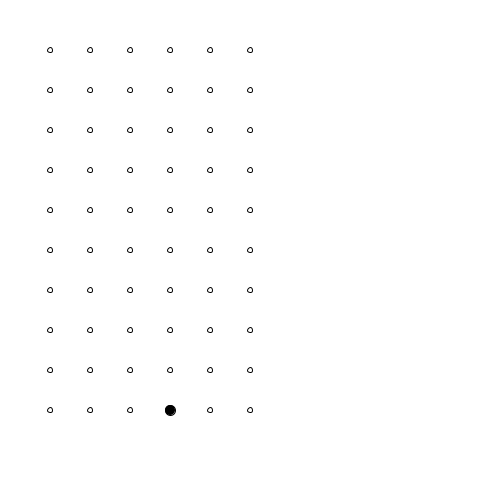
Frame 1 (no input)
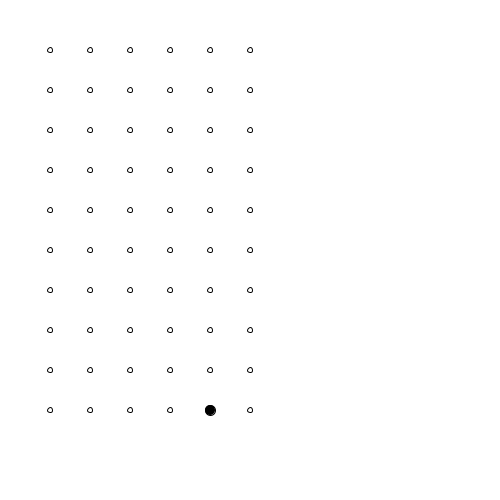
Frame 60 (the mouse pressed at the canvas centre just before this capture)
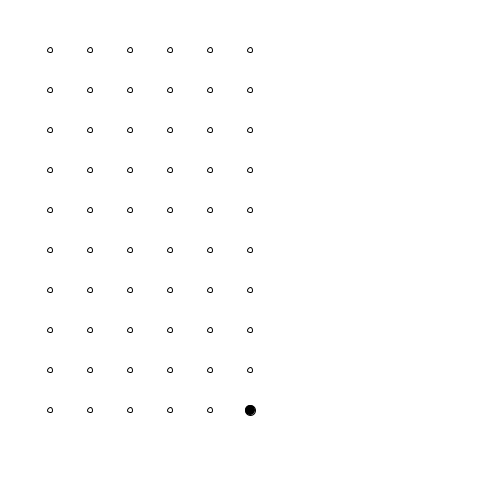
Frame 120 (the mouse held since frame 60 and released just before this capture)

The Processing sketch that drew these frames (run headless with seeded random() and noise(); from frame 60 on, the mouse is pressed at the canvas centre):

// Processing sketch: counterSingle
// ── counterSingle.pde
int spacer = 40;

void setup() {
  size(500,500);
}

void draw() {
  background(255);
  translate(50,50);
  
  //background grid
  for (int x=0; x<6; x++) {
    for (int y=0; y<10; y++) {
      fill(255);
      ellipse(x*spacer, y*spacer, 5, 5);
    }
  }  
  
  //black dots
  int ypos = floor(second()/6);
  int xpos = second()%6;  
  fill(0);
  ellipse(xpos*spacer, ypos*spacer, 10, 10);
}
